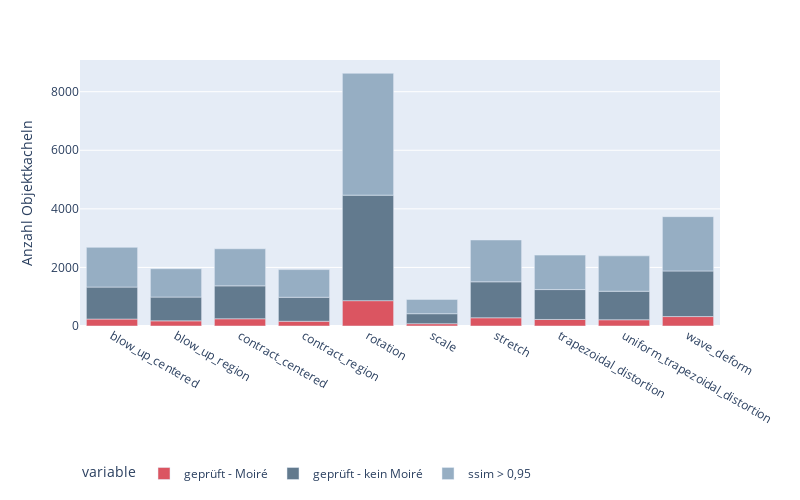

The notebook cell this image was saved under:
### Code cell
fig = px.bar(
    feature_probability.loc[
        :,
        ['checked_moire','checked_no_moire','ssim_no_moire']
    ].rename(
        columns={
            "checked_moire" : "geprüft - Moiré",
            "checked_no_moire" : "geprüft - kein Moiré",
            "ssim_no_moire" : 'ssim > 0,95'
        }
    ),
    width=800,
    height=500,
    labels={
        'value' : 'Anzahl Objektkacheln',
        'feature' : ''
    },
    color_discrete_map=COLOR_MAP
)
fig.update_layout(legend={
    'orientation':'h',
    'y' : -0.5,
})
fig.write_image( attachment_dir / 'grouped_by_features.jpg' )
fig.write_image( attachment_dir / 'grouped_by_features.pdf' )

fig

### Figure 1 — Plotly figure (JSON) as saved in the notebook; plotly's stock layout.template omitted (floating-point values rounded to 4 significant figures)
{"data": [{"alignmentgroup": "True", "hovertemplate": "variable=geprüft - Moiré<br>=%{x}<br>Anzahl Objektkacheln=%{y}<extra></extra>", "legendgroup": "geprüft - Moiré", "marker": {"color": "#db5561", "pattern": {"shape": ""}}, "name": "geprüft - Moiré", "offsetgroup": "geprüft - Moiré", "orientation": "v", "showlegend": true, "textposition": "auto", "type": "bar", "x": ["blow_up_centered", "blow_up_region", "contract_centered", "contract_region", "rotation", "scale", "stretch", "trapezoidal_distortion", "uniform_trapezoidal_distortion", "wave_deform"], "xaxis": "x", "y": [237, 176, 247, 161, 865, 79, 281, 223, 213, 322], "yaxis": "y"}, {"alignmentgroup": "True", "hovertemplate": "variable=geprüft - kein Moiré<br>=%{x}<br>Anzahl Objektkacheln=%{y}<extra></extra>", "legendgroup": "geprüft - kein Moiré", "marker": {"color": "#627a8e", "pattern": {"shape": ""}}, "name": "geprüft - kein Moiré", "offsetgroup": "geprüft - kein Moiré", "orientation": "v", "showlegend": true, "textposition": "auto", "type": "bar", "x": ["blow_up_centered", "blow_up_region", "contract_centered", "contract_region", "rotation", "scale", "stretch", "trapezoidal_distortion", "uniform_trapezoidal_distortion", "wave_deform"], "xaxis": "x", "y": [1092, 811, 1123, 820, 3603, 341, 1228, 1021, 973, 1557], "yaxis": "y"}, {"alignmentgroup": "True", "hovertemplate": "variable=ssim > 0,95<br>=%{x}<br>Anzahl Objektkacheln=%{y}<extra></extra>", "legendgroup": "ssim > 0,95", "marker": {"color": "#96aec3", "pattern": {"shape": ""}}, "name": "ssim > 0,95", "offsetgroup": "ssim > 0,95", "orientation": "v", "showlegend": true, "textposition": "auto", "type": "bar", "x": ["blow_up_centered", "blow_up_region", "contract_centered", "contract_region", "rotation", "scale", "stretch", "trapezoidal_distortion", "uniform_trapezoidal_distortion", "wave_deform"], "xaxis": "x", "y": [1356, 969, 1267, 945, 4160, 487, 1428, 1176, 1209, 1854], "yaxis": "y"}], "layout": {"barmode": "relative", "height": 500, "legend": {"orientation": "h", "title": {"text": "variable"}, "tracegroupgap": 0, "x": 0, "y": -0.5}, "margin": {"t": 60}, "width": 800, "xaxis": {"anchor": "y", "autorange": true, "domain": [0, 1], "range": [-0.5, 9.5], "title": {"text": ""}, "type": "category"}, "yaxis": {"anchor": "x", "autorange": true, "domain": [0, 1], "range": [0, 9082.0], "title": {"text": "Anzahl Objektkacheln"}, "type": "linear"}}}
